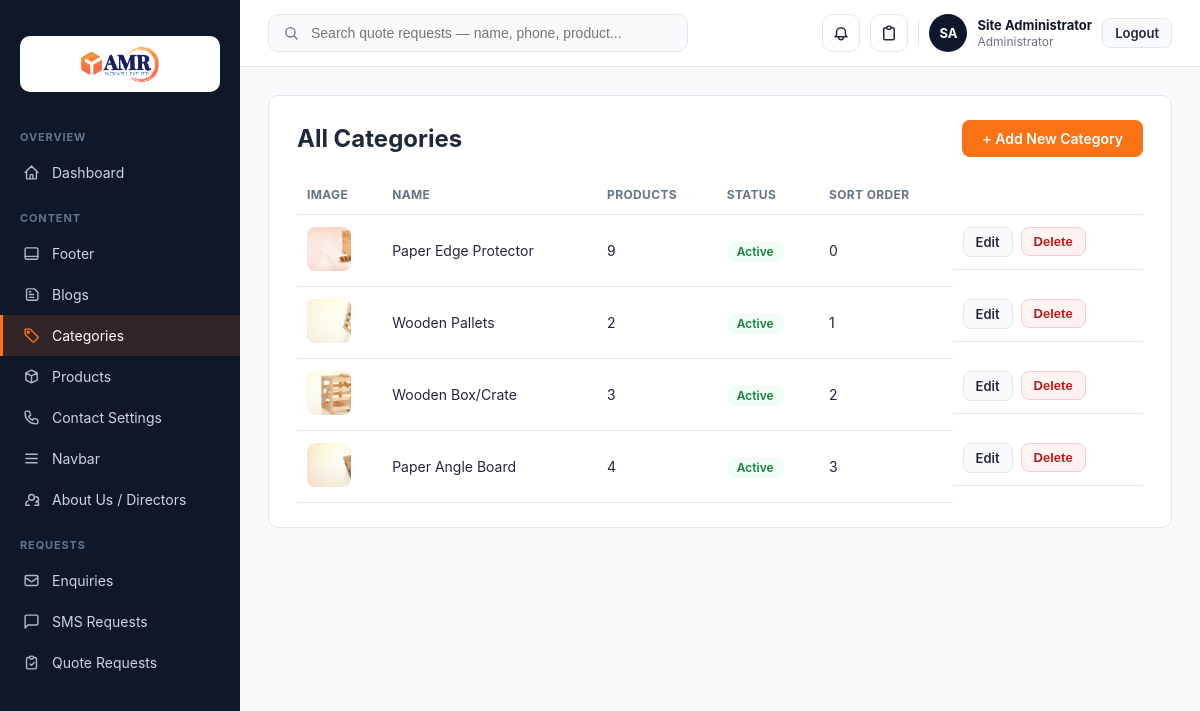
The page /php-admin/admin/categories.php (signed in) on the database its author committed.
### tables this page shows
CREATE TABLE `categories` (
  `id` int(10) UNSIGNED NOT NULL,
  `name` varchar(150) NOT NULL,
  `slug` varchar(150) NOT NULL,
  `canonical` varchar(255) DEFAULT NULL,
  `description` varchar(500) DEFAULT NULL,
  `image` varchar(255) DEFAULT NULL,
  `status` enum('active','inactive') NOT NULL DEFAULT 'active',
  `show_in_navbar` tinyint(1) NOT NULL DEFAULT 1,
  `sort_order` int(11) NOT NULL DEFAULT 0,
  `nav_sort_order` int(11) NOT NULL DEFAULT 0,
  `created_at` timestamp NOT NULL DEFAULT current_timestamp(),
  `updated_at` timestamp NOT NULL DEFAULT current_timestamp() ON UPDATE current_timestamp()
);

### php-admin/config/db.php (called while the page is built, shortened)
<?php
function db(): PDO
{
    static $pdo = null;
    if ($pdo === null) {
        $dsn = 'mysql:host=' . DB_HOST . ';dbname=' . DB_NAME . ';charset=' . DB_CHARSET;
        try {
            $pdo = new PDO($dsn, DB_USER, DB_PASS, [
                PDO::ATTR_ERRMODE            => PDO::ERRMODE_EXCEPTION,
                PDO::ATTR_DEFAULT_FETCH_MODE => PDO::FETCH_ASSOC,
                PDO::ATTR_EMULATE_PREPARES   => false,
            ]);
        } catch (PDOException $e) {
            error_log('DB connection failed: ' . $e->getMessage());
            http_response_code(500);
            die('Something went wrong. Please try again later.');
        }
    }
    return $pdo;
}

### php-admin/includes/auth.php (called while the page is built, shortened)
<?php
function e(?string $value): string
{
    return htmlspecialchars($value ?? '', ENT_QUOTES, 'UTF-8');
}

### php-admin/admin/categories.php (the view, shortened to what this page needs)
<?php
require_once __DIR__ . '/../includes/auth.php';
require_once __DIR__ . '/../config/db.php';
$stmt = db()->query('SELECT id, name, image, status, sort_order,
                      (SELECT COUNT(*) FROM products WHERE products.category = categories.name) AS product_count
                      FROM categories ORDER BY sort_order ASC, name ASC');
$categories = $stmt->fetchAll();
function category_thumb_url($path) {
    return UPLOAD_URL . '/' . $path;
}
require __DIR__ . '/../includes/layout-top.php';
?>
    <div class="card">
        <div class="list-toolbar">
            <h2 style="margin:0;">All Categories</h2>
            <a href="category-form.php" class="btn btn-primary">+ Add New Category</a>
        </div>
        <table class="data-table">
            <thead>
                <tr>
                    <th>Image</th>
                    <th>Name</th>
                    <th>Products</th>
                    <th>Status</th>
                    <th>Sort Order</th>
                    <th></th>
                </tr>
            </thead>
            <tbody>
                <?php foreach ($categories as $c): ?>
                    <tr>
                        <td>
                            <?php if ($thumb = category_thumb_url($c['image'])): ?>
                                <img src="<?= e($thumb) ?>" alt="" style="width:44px;height:44px;object-fit:cover;border-radius:8px;">
                            <?php else: ?>
                                —
                            <?php endif; ?>
                        </td>
                        <td><?= e($c['name']) ?></td>
                        <td><?= (int)$c['product_count'] ?></td>
                        <td>
                            <span class="badge <?= $c['status'] === 'active' ? 'badge-green' : 'badge-gray' ?>">
                                <?= e(ucfirst($c['status'])) ?>
                            </span>
                        </td>
                        <td><?= (int)$c['sort_order'] ?></td>
                        <td class="table-actions">
                            <a href="category-form.php?id=<?= (int)$c['id'] ?>" class="btn btn-sm">Edit</a>
                            <form method="post" action="category-delete.php" onsubmit="return confirm('Delete this category? This cannot be undone.');" style="display:inline;">
                                <button type="submit" class="btn btn-sm btn-danger">Delete</button>
                            </form>
                        </td>
                    </tr>
                <?php endforeach; ?>
            </tbody>
        </table>
    </div>
<?php require __DIR__ . '/../includes/layout-bottom.php'; ?>

### php-admin/assets/css/admin.css (style rules this page uses)
:root { --primary: #f97316; --primary-dark: #ea580c; --dark: #0f172a; --border: #e2e8f0; --text: #1e293b; --muted: #64748b; --bg: #f8fafc; }
* { box-sizing: border-box; }
body { margin: 0; font-family: -apple-system, BlinkMacSystemFont, "Segoe UI", Roboto, sans-serif; background: var(--bg); color: var(--text); }
.card { background: #fff; border: 1px solid var(--border); border-radius: 10px; padding: 24px 28px; margin-bottom: 20px; }
.btn { display: inline-block; padding: 10px 20px; border-radius: 8px; font-size: 14px; font-weight: 600; text-decoration: none; border: none; cursor: pointer; }
.btn-primary { background: var(--primary); color: #fff; }
.btn-sm { padding: 6px 12px; font-size: 13px; background: var(--bg); color: var(--text); border: 1px solid var(--border); }
.list-toolbar { display: flex; align-items: center; justify-content: space-between; margin-bottom: 18px; }
.data-table { width: 100%; border-collapse: collapse; font-size: 14px; }
.data-table th, .data-table td { text-align: left; padding: 12px 10px; border-bottom: 1px solid var(--border); }
.data-table th { color: var(--muted); font-size: 12px; text-transform: uppercase; letter-spacing: 0.03em; }
.table-actions { display: flex; gap: 8px; }
.btn-danger { background: #fef2f2; color: #b91c1c; border: 1px solid #fecaca; }
.badge { padding: 3px 10px; border-radius: 999px; font-size: 12px; font-weight: 600; }
.badge-green { background: #f0fdf4; color: #15803d; }

### rows shown on the page
categories: image (picture), name "Paper Edge Protector", product_count "9", status "Active", sort_order "0"
categories: image (picture), name "Wooden Pallets", product_count "2", status "Active", sort_order "1"
categories: image (picture), name "Wooden Box/Crate", product_count "3", status "Active", sort_order "2"
categories: image (picture), name "Paper Angle Board", product_count "4", status "Active", sort_order "3"

### other values the page prints
$adminInitials "SA"
$_SESSION['admin_name'] "Site Administrator"
